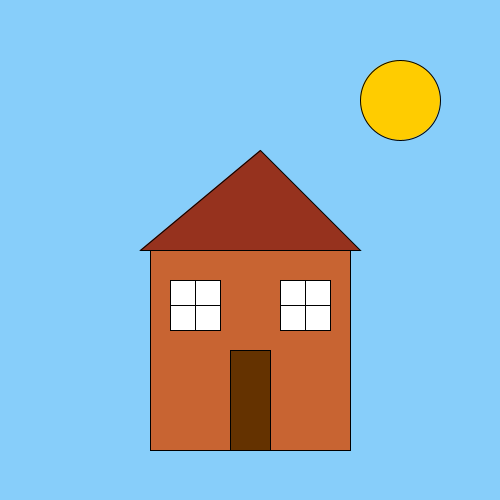
Frame 1 (no input)
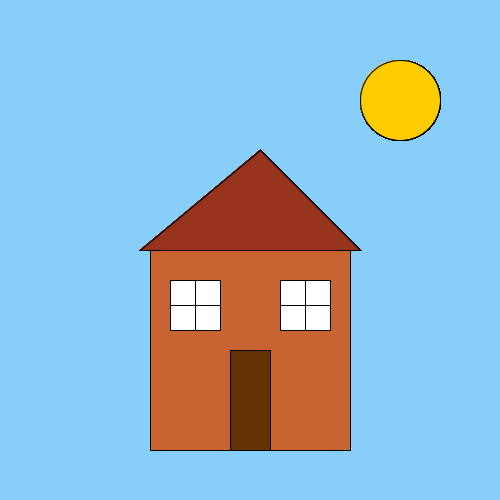
Frame 60 (the mouse pressed at the canvas centre just before this capture)
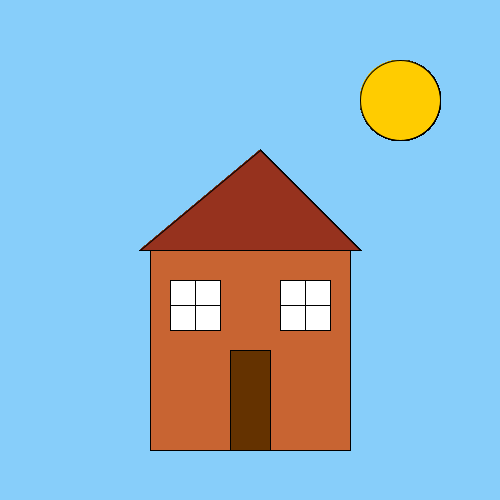
Frame 120 (the mouse held since frame 60 and released just before this capture)

The Processing sketch that drew these frames (run headless with seeded random() and noise(); from frame 60 on, the mouse is pressed at the canvas centre):

// Processing sketch: C_F_Laura_Barrera
// ── C_F_Laura_Barrera.pde
void setup() {
  size(500, 500);  // Tamaño del lienzo
  background(135, 206, 250);  // Azul cielo
  print("COLOR Y FORMA Laura Barrera");
}

void draw() {
  // Sol
  fill(255, 204, 0);  // Amarillo
  ellipse(400, 100, 80, 80);  // Círculo del sol

  // Casa
  fill(200, 100, 50);  // Marrón 
  rect(150, 250, 200, 200);  // Cuerpo de la casa

  // Techo
  fill(150, 50, 30);  // Marrón oscuro
  triangle(140, 250, 260, 150, 360, 250);  // Triángulo del techo

  // Puerta
  fill(100, 50, 0);  // Marrón oscuro
  rect(230, 350, 40, 100);  // Puerta

  // Ventanas
  fill(255);  // Blanco
  rect(170, 280, 50, 50);  // Ventana izquierda
  rect(280, 280, 50, 50);  // Ventana derecha

  // Líneas  de ventanas
  stroke(0);
  line(195, 280, 195, 330);  // Ventana izquierda vertical
  line(170, 305, 220, 305);  // Ventana izquierda horizontal
  line(305, 280, 305, 330);  // Ventana derecha vertical
  line(280, 305, 330, 305);  // Ventana derecha horizontal
  
}
